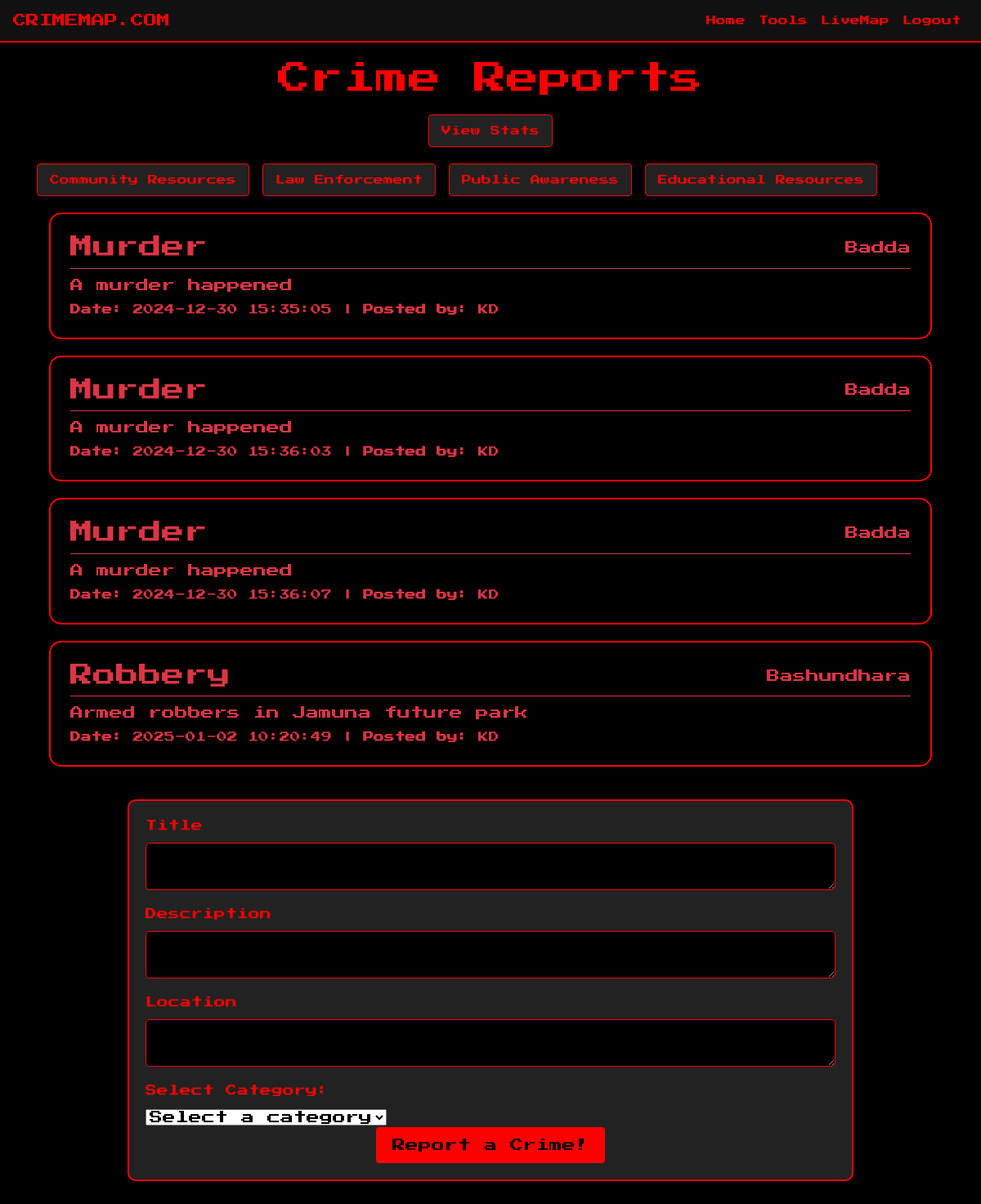
Page / (signed in) on the earlier database version.
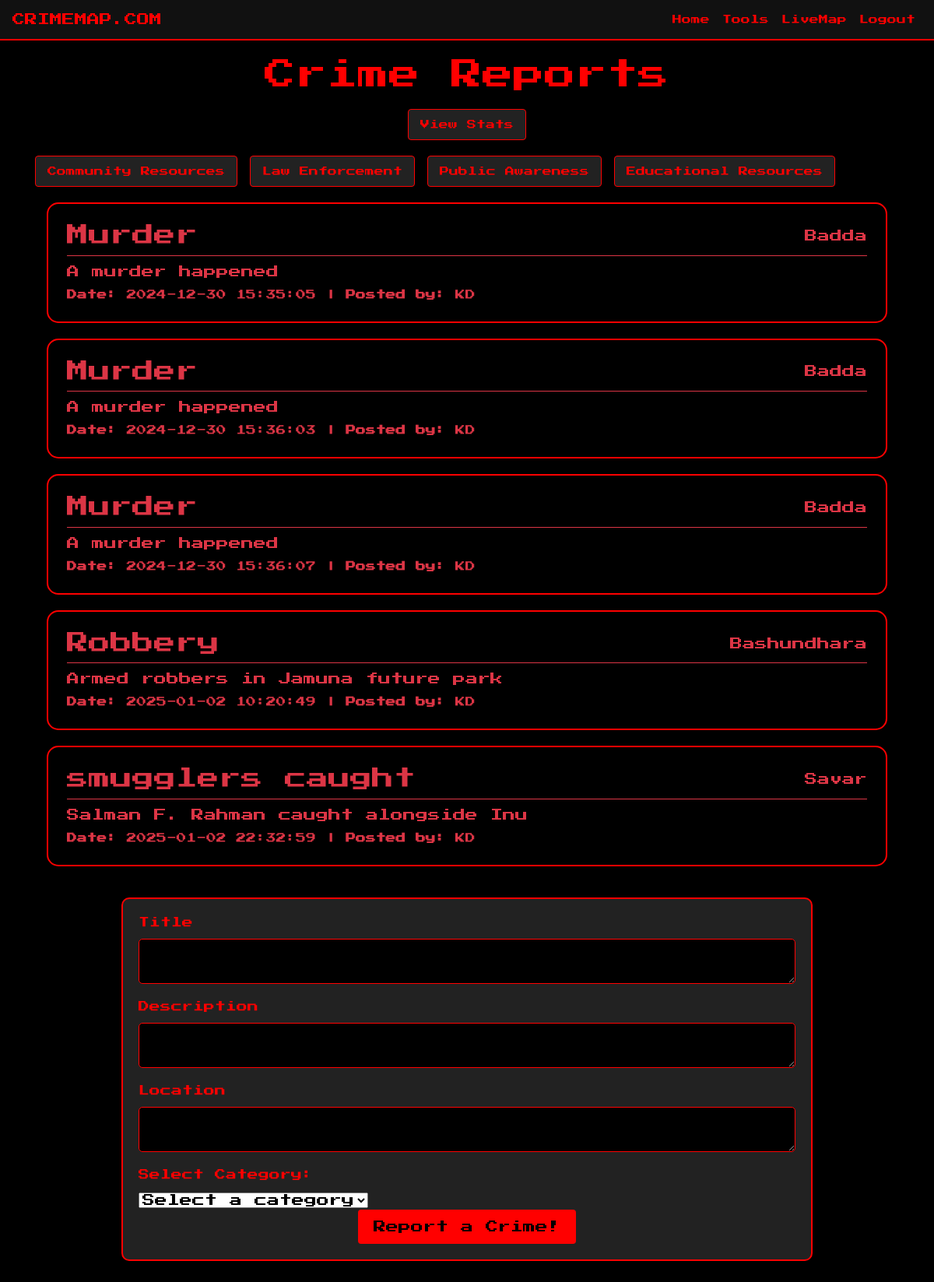
Same page on the later database version.
### website/models.py (models this page shows)
class Crime(db.Model):
    __tablename__ = 'crime'
    __table_args__ = {'extend_existing': True}
    id = db.Column(db.Integer, primary_key=True)
    title = db.Column(db.String(100))
    location = db.Column(db.String(100))
    data = db.Column(db.String(10000))
    date = db.Column(db.DateTime(timezone=True), default=func.now())
    user_id = db.Column(db.Integer, db.ForeignKey('user.id'))

class User(db.Model, UserMixin):
    id = db.Column(db.Integer, primary_key=True)
    email = db.Column(db.String(150), unique=True)
    password = db.Column(db.String(150))
    first_name = db.Column(db.String(150))
    crimes = db.relationship('Crime')

### website/views.py (the view, shortened to what this page needs)
@views.route('/', methods=['GET', 'POST'])
@login_required
def home():
    crimes = Crime.query.all()
    categories = Category.query.all()
    for crime in crimes:
        crime.user = User.query.get(crime.user_id)
    return render_template("home.html", user=current_user, crimes=crimes, categories=categories)

### website/__init__.py (called while the page is built)
def create_app():
    app = Flask(__name__)
    app.config['SECRET_KEY'] = 'hjshjhdjah kjshkjdhjs'
    app.config['SQLALCHEMY_DATABASE_URI'] = f'sqlite:///{DB_NAME}'
    db.init_app(app)
    from .views import views
    from .auth import auth
    app.register_blueprint(views, url_prefix='/')
    app.register_blueprint(auth, url_prefix='/')
    from .models import User, Crime
    with app.app_context():
        db.create_all()
    login_manager = LoginManager()
    login_manager.login_view = 'auth.login'
    login_manager.init_app(app)
    @login_manager.user_loader
    def load_user(id):
        return User.query.get(int(id))
    return app

### website/templates/home.html (shortened to what this page needs)
{% extends "base.html" %}
{% block content %}
<!DOCTYPE html>
<html lang="en">
<head>
</head>
<body>
    <div style="text-align: center;">
        <h1>Crime Reports</h1>
    </div>
    <div style="text-align: center; margin-bottom: 20px;">
        <a href="{{ url_for('views.stats') }}" class="btn btn-info">View Stats</a>
    </div>
    <div class="button-container">
        <a href="{{ url_for('views.community_resources') }}" class="btn btn-info">Community Resources</a>
        <a href="{{ url_for('views.law_enforcement') }}" class="btn btn-info">Law Enforcement</a>
        <a href="{{ url_for('views.public_awareness') }}" class="btn btn-info">Public Awareness</a>
        <a href="{{ url_for('views.educational_resources') }}" class="btn btn-info">Educational Resources</a>
    </div>
    <ul class="container">
      {% for crime in crimes %}
      <div class="container bg-black text-danger p-4 mb-3" style="border: 2px solid red; border-radius: 15px;">
        <div class="d-flex justify-content-between align-items-center">
            <h3 class="fw-bold text-danger mb-0">{{ crime.title }}</h3>
            <span class="text-danger">{{ crime.location }}</span>
        </div>
        <hr class="border-danger my-2">
        <p class="text-danger mb-1">{{ crime.data }}</p>
        <small class="text-danger">
            <strong>Date:</strong> {{ crime.date.strftime('%Y-%m-%d %H:%M:%S') }} |
            <strong>Posted by:</strong> {{ crime.user.first_name }}
        </small>
    </div>
      {% endfor %}
    </ul>
    <form method="POST">
        <label for="title">Title</label>
        <textarea name="Title" id="title" required></textarea>
        <label for="data">Description</label>
        <textarea name="Description" id="data" required></textarea>
        <label for="location">Location</label>
        <textarea name="Location" id="location" required></textarea>
        <label for="category-id">Select Category:</label>
        <select name="category-id" id="category-id" required>
            <option value="" disabled selected>Select a category</option>
        </select>
        <div style="text-align: center;">
            <button type="submit" class="btn btn-primary">Report a Crime!</button>
        </div>
    </form>
</body>
</html>
{% endblock %}

### website/templates/base.html (shortened to what this page needs)
<!DOCTYPE html>
<html lang="en">
  <head>
    <link
      rel="stylesheet"
      href="https://stackpath.bootstrapcdn.com/bootstrap/4.4.1/css/bootstrap.min.css"
    />
    <link
      rel="stylesheet"
      href="https://stackpath.bootstrapcdn.com/font-awesome/4.7.0/css/font-awesome.min.css"
    />
  </head>
  <body>
    <nav class="navbar navbar-expand-lg">
      <a class="navbar-brand" href="/">CRIMEMAP.COM</a>
      <div class="collapse navbar-collapse" id="navbar">
        <ul class="navbar-nav ml-auto">
          {% if user.is_authenticated %}
          <li class="nav-item">
            <a class="nav-link" id="home" href="/">Home</a>
          </li>
          {% if user.id == 1 %}
          <li class="nav-item">
            <a class="nav-link" id="admin-tools" href="/admin-tools">Tools</a>
          </li>
          {% endif %}
          <li class="nav-item">
            <a class="nav-link" id="logout" href="{{ url_for('views.live_map') }}">LiveMap</a>
          </li>
          <li class="nav-item">
            <a class="nav-link" id="logout" href="/logout">Logout</a>
          </li>
          {% endif %}
        </ul>
      </div>
    </nav>
    <div class="container">{% block content %} {% endblock %}</div>
  </body>
</html>

### website/templates/base.html (style rules this page uses)
body { background-color: #000; color: #f00; font-family: 'Press Start 2P', cursive; margin: 0; padding: 0; }
.navbar { font-family: 'Press Start 2P', cursive; background-color: #111; border-bottom: 2px solid #f00; }
.navbar-brand { color: #f00 !important; text-transform: uppercase; font-size: 16px; }
.nav-link { color: #f00 !important; font-size: 12px; }
.container { margin-top: 20px; }

### website/templates/home.html (style rules this page uses)
h1 { text-align: center; color: #f00; font-family: 'Press Start 2P', cursive; margin-bottom: 20px; }
form { width: 80%; margin: 40px auto; padding: 20px; background-color: #222; border: 2px solid #f00; border-radius: 10px; }
form label { color: #f00; font-size: 14px; font-family: 'Press Start 2P', cursive; margin-bottom: 10px; display: block; }
form textarea { width: 100%; background-color: #000; color: #f00; border: 1px solid #f00; border-radius: 5px; padding: 10px; font-family: 'Press Start 2P', cursive; font-size: 12px; margin-bottom: 15px; }
form button { background-color: #f00; color: #000; border: none; border-radius: 5px; padding: 10px 20px; font-family: 'Press Start 2P', cursive; font-size: 14px; cursor: pointer; }
.btn-info { background-color: #222; color: #f00; border: 1px solid #f00; padding: 10px 15px; font-family: 'Press Start 2P', cursive; font-size: 12px; text-decoration: none; }
.btn-primary { background-color: #f00; color: #000; border: none; font-family: 'Press Start 2P', cursive; padding: 10px 20px; }

Differences in the rows shown:
added Crime: title "smugglers caught", location "Savar", data "Salman F. Rahman caught alongside Inu", date "2025-01-02 22:32:59", user.first_name "KD"
